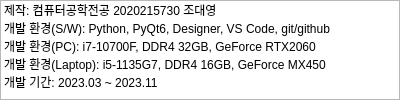
<?xml version="1.0" encoding="UTF-8"?>
<ui version="4.0">
 <class>Dialog</class>
 <widget class="QDialog" name="Dialog">
  <property name="geometry">
   <rect>
    <x>0</x>
    <y>0</y>
    <width>400</width>
    <height>100</height>
   </rect>
  </property>
  <property name="sizePolicy">
   <sizepolicy hsizetype="Fixed" vsizetype="Fixed">
    <horstretch>0</horstretch>
    <verstretch>0</verstretch>
   </sizepolicy>
  </property>
  <property name="minimumSize">
   <size>
    <width>400</width>
    <height>100</height>
   </size>
  </property>
  <property name="maximumSize">
   <size>
    <width>400</width>
    <height>100</height>
   </size>
  </property>
  <property name="windowTitle">
   <string>정보</string>
  </property>
  <layout class="QGridLayout" name="gridLayout">
   <property name="leftMargin">
    <number>0</number>
   </property>
   <property name="topMargin">
    <number>0</number>
   </property>
   <property name="rightMargin">
    <number>0</number>
   </property>
   <property name="bottomMargin">
    <number>0</number>
   </property>
   <property name="spacing">
    <number>0</number>
   </property>
   <item row="0" column="0">
    <widget class="QListWidget" name="listWidget">
     <item>
      <property name="text">
       <string>제작: 컴퓨터공학전공 2020215730 조대영</string>
      </property>
     </item>
     <item>
      <property name="text">
       <string>개발 환경(S/W): Python, PyQt6, Designer, VS Code, git/github</string>
      </property>
     </item>
     <item>
      <property name="text">
       <string>개발 환경(PC): i7-10700F, DDR4 32GB, GeForce RTX2060</string>
      </property>
     </item>
     <item>
      <property name="text">
       <string>개발 환경(Laptop): i5-1135G7, DDR4 16GB, GeForce MX450</string>
      </property>
     </item>
     <item>
      <property name="text">
       <string>개발 기간: 2023.03 ~ 2023.11</string>
      </property>
     </item>
    </widget>
   </item>
  </layout>
 </widget>
 <resources/>
 <connections/>
</ui>
